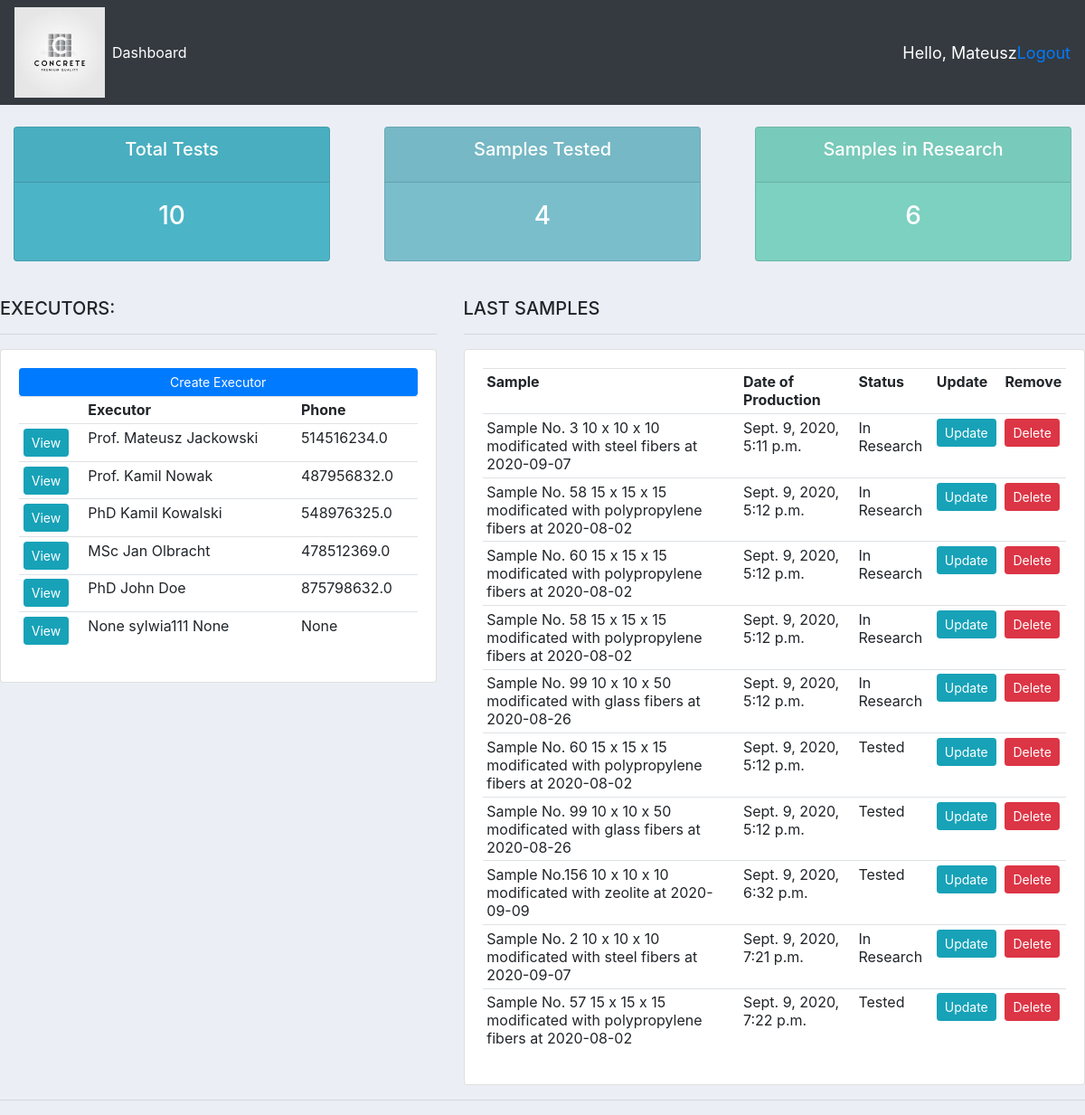
Page / (signed in) on the earlier database version.
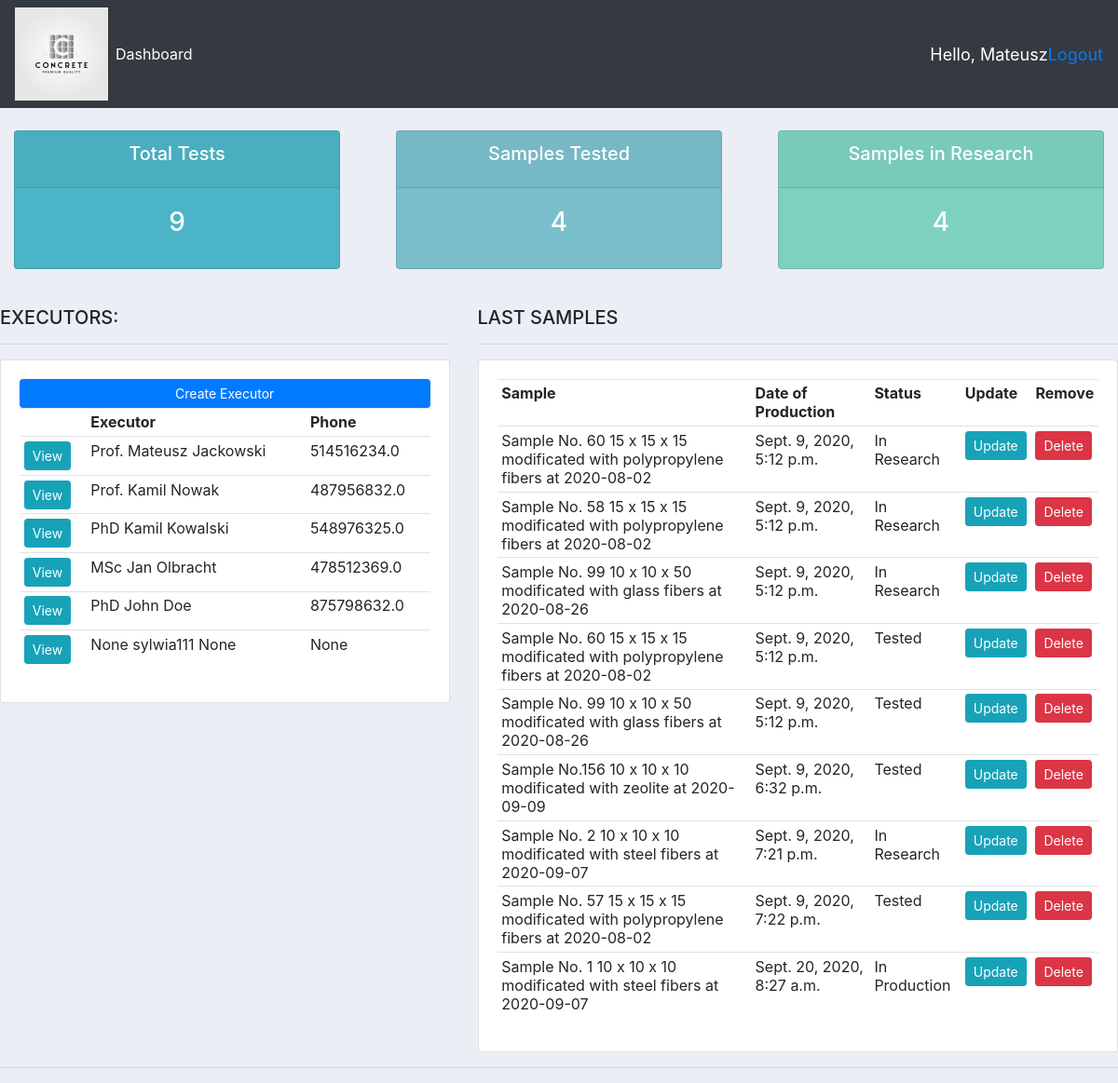
Same page on the later database version.
### accounts/models.py (models this page shows, shortened)
class Executor(models.Model):
    DEGREE = (
        ('Prof.', 'Prof.'),
        ('PhD', 'PhD'),
        ('MSc', 'MSc'),
        ('Eng.', 'Eng.'),
        ('---', '---')
    )
    user = models.OneToOneField(User, null=True, blank=True, on_delete=models.CASCADE)
    first_name = models.CharField(max_length=100, null=True)
    last_name = models.CharField(max_length=100, null=True)
    degree = models.CharField(max_length=100, choices=DEGREE, null=True)
    phone = models.FloatField(max_length=9, null=True)
    email = models.EmailField(null=True)
    profile_pic = models.ImageField(default="profile1.png", blank=True)
    date_created = models.DateTimeField(auto_now_add=True)

class Test(models.Model):
    STATUS = (
        ('In Production', 'In Production'),
        ('In Research', 'In Research'),
        ('Tested', 'Tested'),
    )
    executor = models.ForeignKey(Executor, null=True, on_delete=models.SET_NULL)
    sample = models.ForeignKey(Sample, null=True, on_delete=models.SET_NULL)
    date_created = models.DateTimeField(auto_now_add=True)
    status = models.CharField(max_length=32, null=True, choices=STATUS)

class Sample(models.Model):
    CATEGORY = (
        ('10 x 10 x 10', '10 x 10 x 10'),
        ('15 x 15 x 15', '15 x 15 x 15'),
        ('10 x 10 x 50', '10 x 10 x 50'),
        ('15 x 15 x 70', '15 x 15 x 70'),
    )
    MODIFICATION = (
        ('steel fibers', 'steel fibers'),
        ('glass fibers', 'glass fibers'),
        ('polypropylene fibers', 'polypropylene fibers'),
        ('kaoline', 'kaoline'),
        ('zeolite', 'zeolite'),
    )
    name = models.CharField(max_length=100, null=True)
    category = models.CharField(max_length=100, null=True, choices=CATEGORY)
    modification = models.CharField(max_length=100, null=True, choices=MODIFICATION)
    description = models.CharField(max_length=400, null=True)
    date_of_production = models.DateField(default=datetime.now())
    tags = models.ManyToManyField(Tag)
    def __str__(self):
        return f"{self.name} {self.category} modificated with {self.modification} at {self.date_of_production}"

### accounts/decorators.py (the view)
    def wrapper_func(request, *args, **kwargs):
        group = None
        if request.user.groups.exists():
           group = request.user.groups.all()[0].name
        if group == 'executor':
            return redirect('user-page')
        if group == 'admin':
            return view_func(request, *args, **kwargs)

### accounts/views.py (called while the page is built)
@login_required(login_url='login')
@admin_only
def home(request):
    tests = Test.objects.all()
    executors = Executor.objects.all()
    total_executors = executors.count()
    total_tests = tests.count()
    tested = tests.filter(status='Tested').count()
    in_research = tests.filter(status='In Research').count()
    ctx = {'tests': tests,
           'executors': executors,
           'total_tests': total_tests,
           'tested': tested,
           'in_research': in_research}
    return render(request, 'accounts/dashboard.html', ctx)

### accounts/templates/accounts/dashboard.html
{%  extends 'accounts/main.html' %}
{% block content %}
{%  include 'accounts/status.html' %}
<br>
<div class="row">
	<div class="col-md-5">
		<h5>EXECUTORS:</h5>
		<hr>
		<div class="card card-body">
			<a class="btn btn-primary  btn-sm btn-block" href="">Create Executor</a>
			<table class="table table-sm">
				<tr>
					<th></th>
					<th>Executor</th>
					<th>Phone</th>
				</tr>
				{% for executor in executors %}
					<tr>
						<td><a class="btn btn-sm btn-info" href="{% url 'executor' executor.id %}">View</a></td>
						<td>{{executor.degree}} {{executor.first_name}} {{executor.last_name}}</td>
						<td>{{executor.phone}}</td>
					</tr>
				{% endfor %}
			</table>
		</div>
	</div>
	<div class="col-md-7">
		<h5>LAST SAMPLES</h5>
		<hr>
		<div class="card card-body">
			<table class="table table-sm">
				<tr>
					<th>Sample</th>
					<th>Date of Production</th>
					<th>Status</th>
					<th>Update</th>
					<th>Remove</th>
				</tr>
				{% for test in tests %}
					<tr>
						<td>{{test.sample}}</td>
						<td>{{test.date_created}}</td>
						<td>{{test.status}}</td>
						<td><a class="btn btn-sm btn-info" href="{% url 'update_test' test.id %}">Update</a></td>
						<td><a class="btn btn-sm btn-danger" href="{% url 'delete_test' test.id %}">Delete</a></td>
					</tr>
				{% endfor %}
			</table>
		</div>
	</div>
</div>
{% endblock %}

### accounts/templates/accounts/main.html (shortened to what this page needs)
{% load static %}
<html lang="en">
<head>
    <link rel="stylesheet" href="https://stackpath.bootstrapcdn.com/bootstrap/4.3.1/css/bootstrap.min.css">
    <link rel="stylesheet" type="text/css" href="{% static '/css/main.css' %}">
</head>
<body>
    {% include 'accounts/navbar.html' %}
    {% block content %}
    {% endblock %}
    <hr>
</body>
</html>

### accounts/templates/accounts/navbar.html (shortened to what this page needs)
{% load static %}
<nav class="navbar navbar-expand-lg navbar-dark bg-dark">
  <img src="{% static 'images/logo.jpg' %}">
  <div class="collapse navbar-collapse" id="navbarNav">
    <ul class="navbar-nav">
      {% if request.user.is_staff %}
      <li class="nav-item active">
        <a class="nav-link" href="{% url 'home' %}">Dashboard</a>
      </li>
      {% else %}
      <li class="nav-item">
        <a class="nav-link" href="{% url 'samples' %}">Samples</a>
      </li>
      {% endif %}
    </ul>
  </div>
  <span class="hello-msg">Hello, {{request.user}} </span>
  <span class="hello-msg"><a href="{% url 'logout' %}">Logout</a></span>
</nav>

### accounts/templates/accounts/status.html
<br>
<div class="row">
	<div class="col">
		<div class="col-md">
			<div class="card text-center text-white  mb-3" id="total-samples">
			  	<div class="card-header">
			  		<h5 class="card-title">Total Tests</h5>
			  	</div>
			  	<div class="card-body">
			    	<h3 class="card-title">{{total_tests}}</h3>
			  	</div>
			</div>
		</div>
	</div>
	<div class="col">
		<div class="col-md">
			<div class="card text-center text-white  mb-3" id="samples-tested">
			  	<div class="card-header">
			  		<h5 class="card-title">Samples Tested</h5>
			  	</div>
			  	<div class="card-body">
			    	<h3 class="card-title">{{tested}}</h3>
			  	</div>
			</div>
		</div>
	</div>
	<div class="col">
		<div class="col-md">
			<div class="card text-center text-white  mb-3" id="samples-in-research">
			  	<div class="card-header">
			  		<h5 class="card-title">Samples in Research</h5>
			  	</div>
			  	<div class="card-body">
			    	<h3 class="card-title">{{in_research}}</h3>
			  	</div>
			</div>
		</div>
	</div>
</div>

### static/css/main.css (style rules this page uses)
body { background-color: #ebeff5; }
#total-samples { background-color: #4cb4c7; }
#samples-tested { background-color: #7abecc; }
#samples-in-research { background-color: #7CD1C0; }

### accounts/templates/accounts/navbar.html (style rules this page uses)
.hello-msg { font-size: 18px; color: #fff; morgin-right: 20px; }

Differences in the rows shown:
removed Test: sample "Sample No. 3 10 x 10 x 10 modificated with steel fibers at 2020-09-07", date_created "Sept. 9, 2020, 5:11 p.m.", status "In Research"
removed Test: sample "Sample No. 58 15 x 15 x 15 modificated with polypropylene fibers at 2020-08-02", date_created "Sept. 9, 2020, 5:12 p.m.", status "In Research"
added Test: sample "Sample No. 1 10 x 10 x 10 modificated with steel fibers at 2020-09-07", date_created "Sept. 20, 2020, 8:27 a.m.", status "In Production"
Other differences:
{{ total_tests }}: "10" → "9"
{{ in_research }}: "6" → "4"
